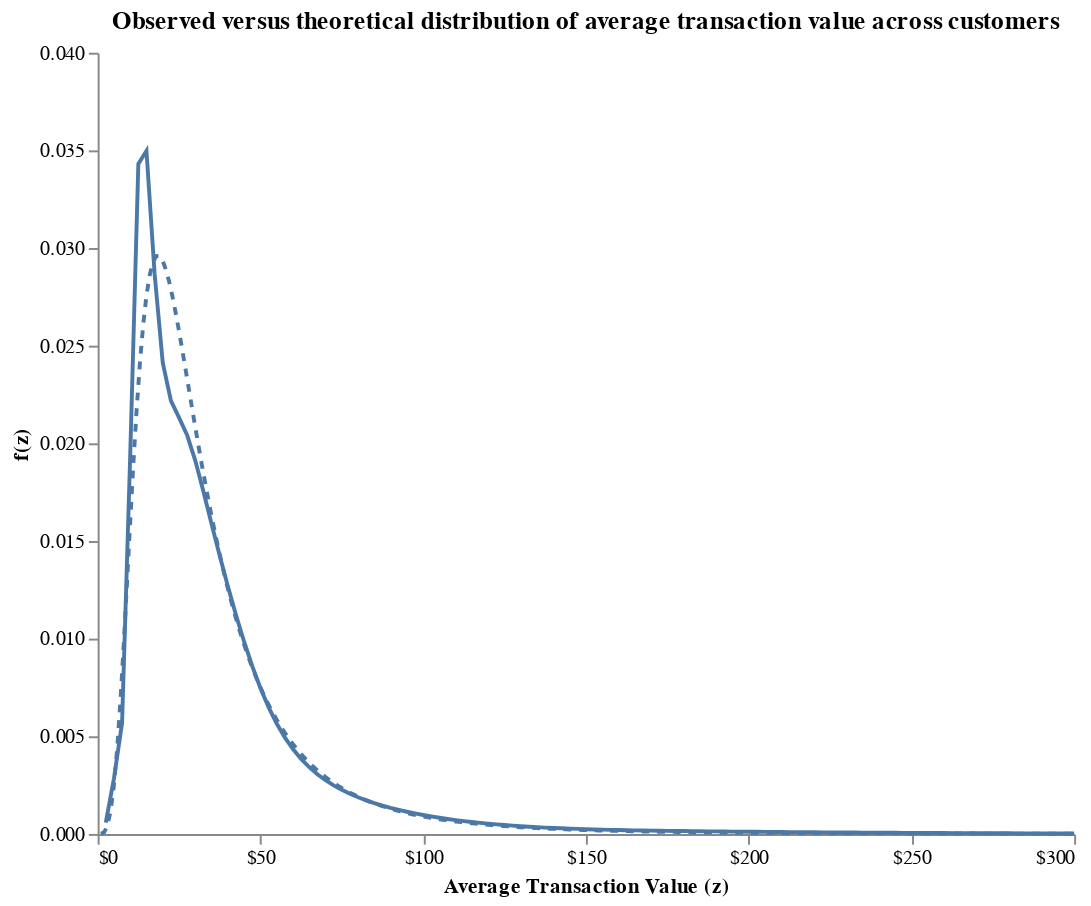

The code cell stored with this chart in its notebook:
### Code cell
est_dist_plot = (
    alt.Chart(pl.DataFrame({'Average Transaction Value (z)': np.arange(300) + 1, 'f(z)': g}))
    .mark_line(strokeDash=[4,4]).encode(
        x=alt.X('Average Transaction Value (z)', axis=alt.Axis(values=np.arange(0, 301, 50), labelExpr='"$"+datum.value')),
        y=alt.Y('f(z)', scale=alt.Scale(domain=[0, 0.04]))
    )
)

chart = act_dist_plot + est_dist_plot

chart.properties(
            width=500,
            height=400,
            title='Observed versus theoretical distribution of average transaction value across customers'
).configure_view(stroke=None).configure_axisY(grid=False).configure_axisX(grid=False)

### Figure 1 — Vega-Lite specification as saved in the notebook (floating-point values rounded to 4 significant figures; data arrays with more than 128 entries replaced by an {"elided": "..."} marker saying what was removed)
{"$schema": "https://vega.github.io/schema/vega-lite/v5.20.1.json", "config": {"axisX": {"grid": false}, "axisY": {"grid": false}, "view": {"continuousHeight": 300, "continuousWidth": 300, "stroke": null}}, "datasets": {"data-298484054f8bce20696d69235185dd02": {"elided": "300 records"}, "data-3a4a0a4c0ab66d29cafbd6122dcdc538": [{"Average Transaction Value (z)": 2.5, "f(z)": 0.000575}, {"Average Transaction Value (z)": 5, "f(z)": 0.002833}, {"Average Transaction Value (z)": 7.5, "f(z)": 0.005674}, {"Average Transaction Value (z)": 10, "f(z)": 0.01936}, {"Average Transaction Value (z)": 12.5, "f(z)": 0.03431}, {"Average Transaction Value (z)": 15, "f(z)": 0.03498}, {"Average Transaction Value (z)": 17.5, "f(z)": 0.02868}, {"Average Transaction Value (z)": 20, "f(z)": 0.02413}, {"Average Transaction Value (z)": 22.5, "f(z)": 0.02219}, {"Average Transaction Value (z)": 25, "f(z)": 0.02132}, {"Average Transaction Value (z)": 27.5, "f(z)": 0.02041}, {"Average Transaction Value (z)": 30, "f(z)": 0.01912}, {"Average Transaction Value (z)": 32.5, "f(z)": 0.01754}, {"Average Transaction Value (z)": 35, "f(z)": 0.01587}, {"Average Transaction Value (z)": 37.5, "f(z)": 0.01424}, {"Average Transaction Value (z)": 40, "f(z)": 0.01269}, {"Average Transaction Value (z)": 42.5, "f(z)": 0.01121}, {"Average Transaction Value (z)": 45, "f(z)": 0.009842}, {"Average Transaction Value (z)": 47.5, "f(z)": 0.008589}, {"Average Transaction Value (z)": 50, "f(z)": 0.00747}, {"Average Transaction Value (z)": 52.5, "f(z)": 0.006493}, {"Average Transaction Value (z)": 55, "f(z)": 0.005655}, {"Average Transaction Value (z)": 57.5, "f(z)": 0.004944}, {"Average Transaction Value (z)": 60, "f(z)": 0.004345}, {"Average Transaction Value (z)": 62.5, "f(z)": 0.003842}, {"Average Transaction Value (z)": 65, "f(z)": 0.003417}, {"Average Transaction Value (z)": 67.5, "f(z)": 0.003057}, {"Average Transaction Value (z)": 70, "f(z)": 0.00275}, {"Average Transaction Value (z)": 72.5, "f(z)": 0.002485}, {"Average Transaction Value (z)": 75, "f(z)": 0.002255}, {"Average Transaction Value (z)": 77.5, "f(z)": 0.002054}, {"Average Transaction Value (z)": 80, "f(z)": 0.001877}, {"Average Transaction Value (z)": 82.5, "f(z)": 0.00172}, {"Average Transaction Value (z)": 85, "f(z)": 0.001579}, {"Average Transaction Value (z)": 87.5, "f(z)": 0.001451}, {"Average Transaction Value (z)": 90, "f(z)": 0.001336}, {"Average Transaction Value (z)": 92.5, "f(z)": 0.001232}, {"Average Transaction Value (z)": 95, "f(z)": 0.001136}, {"Average Transaction Value (z)": 97.5, "f(z)": 0.001049}, {"Average Transaction Value (z)": 100, "f(z)": 0.0009688}, {"Average Transaction Value (z)": 102.5, "f(z)": 0.0008954}, {"Average Transaction Value (z)": 105, "f(z)": 0.000828}, {"Average Transaction Value (z)": 107.5, "f(z)": 0.0007662}, {"Average Transaction Value (z)": 110, "f(z)": 0.0007095}, {"Average Transaction Value (z)": 112.5, "f(z)": 0.0006575}, {"Average Transaction Value (z)": 115, "f(z)": 0.0006098}, {"Average Transaction Value (z)": 117.5, "f(z)": 0.0005661}, {"Average Transaction Value (z)": 120, "f(z)": 0.000526}, {"Average Transaction Value (z)": 122.5, "f(z)": 0.0004892}, {"Average Transaction Value (z)": 125, "f(z)": 0.0004556}, {"Average Transaction Value (z)": 127.5, "f(z)": 0.0004247}, {"Average Transaction Value (z)": 130, "f(z)": 0.0003965}, {"Average Transaction Value (z)": 132.5, "f(z)": 0.0003706}, {"Average Transaction Value (z)": 135, "f(z)": 0.000347}, {"Average Transaction Value (z)": 137.5, "f(z)": 0.0003254}, {"Average Transaction Value (z)": 140, "f(z)": 0.0003057}, {"Average Transaction Value (z)": 142.5, "f(z)": 0.0002878}, {"Average Transaction Value (z)": 145, "f(z)": 0.0002714}, {"Average Transaction Value (z)": 147.5, "f(z)": 0.0002566}, {"Average Transaction Value (z)": 150, "f(z)": 0.000243}, {"Average Transaction Value (z)": 152.5, "f(z)": 0.0002307}, {"Average Transaction Value (z)": 155, "f(z)": 0.0002196}, {"Average Transaction Value (z)": 157.5, "f(z)": 0.0002094}, {"Average Transaction Value (z)": 160, "f(z)": 0.0002}, {"Average Transaction Value (z)": 162.5, "f(z)": 0.0001915}, {"Average Transaction Value (z)": 165, "f(z)": 0.0001837}, {"Average Transaction Value (z)": 167.5, "f(z)": 0.0001765}, {"Average Transaction Value (z)": 170, "f(z)": 0.0001698}, {"Average Transaction Value (z)": 172.5, "f(z)": 0.0001636}, {"Average Transaction Value (z)": 175, "f(z)": 0.0001578}, {"Average Transaction Value (z)": 177.5, "f(z)": 0.0001523}, {"Average Transaction Value (z)": 180, "f(z)": 0.0001472}, {"Average Transaction Value (z)": 182.5, "f(z)": 0.0001422}, {"Average Transaction Value (z)": 185, "f(z)": 0.0001376}, {"Average Transaction Value (z)": 187.5, "f(z)": 0.000133}, {"Average Transaction Value (z)": 190, "f(z)": 0.0001287}, {"Average Transaction Value (z)": 192.5, "f(z)": 0.0001245}, {"Average Transaction Value (z)": 195, "f(z)": 0.0001204}, {"Average Transaction Value (z)": 197.5, "f(z)": 0.0001165}, {"Average Transaction Value (z)": 200, "f(z)": 0.0001126}, {"Average Transaction Value (z)": 202.5, "f(z)": 0.0001089}, {"Average Transaction Value (z)": 205, "f(z)": 0.0001052}, {"Average Transaction Value (z)": 207.5, "f(z)": 0.0001016}, {"Average Transaction Value (z)": 210, "f(z)": 9.812e-05}, {"Average Transaction Value (z)": 212.5, "f(z)": 9.471e-05}, {"Average Transaction Value (z)": 215, "f(z)": 9.137e-05}, {"Average Transaction Value (z)": 217.5, "f(z)": 8.812e-05}, {"Average Transaction Value (z)": 220, "f(z)": 8.494e-05}, {"Average Transaction Value (z)": 222.5, "f(z)": 8.184e-05}, {"Average Transaction Value (z)": 225, "f(z)": 7.882e-05}, {"Average Transaction Value (z)": 227.5, "f(z)": 7.588e-05}, {"Average Transaction Value (z)": 230, "f(z)": 7.302e-05}, {"Average Transaction Value (z)": 232.5, "f(z)": 7.023e-05}, {"Average Transaction Value (z)": 235, "f(z)": 6.752e-05}, {"Average Transaction Value (z)": 237.5, "f(z)": 6.489e-05}, {"Average Transaction Value (z)": 240, "f(z)": 6.234e-05}, {"Average Transaction Value (z)": 242.5, "f(z)": 5.986e-05}, {"Average Transaction Value (z)": 245, "f(z)": 5.746e-05}, {"Average Transaction Value (z)": 247.5, "f(z)": 5.513e-05}, {"Average Transaction Value (z)": 250, "f(z)": 5.288e-05}, {"Average Transaction Value (z)": 252.5, "f(z)": 5.07e-05}, {"Average Transaction Value (z)": 255, "f(z)": 4.859e-05}, {"Average Transaction Value (z)": 257.5, "f(z)": 4.655e-05}, {"Average Transaction Value (z)": 260, "f(z)": 4.458e-05}, {"Average Transaction Value (z)": 262.5, "f(z)": 4.268e-05}, {"Average Transaction Value (z)": 265, "f(z)": 4.084e-05}, {"Average Transaction Value (z)": 267.5, "f(z)": 3.907e-05}, {"Average Transaction Value (z)": 270, "f(z)": 3.737e-05}, {"Average Transaction Value (z)": 272.5, "f(z)": 3.572e-05}, {"Average Transaction Value (z)": 275, "f(z)": 3.413e-05}, {"Average Transaction Value (z)": 277.5, "f(z)": 3.261e-05}, {"Average Transaction Value (z)": 280, "f(z)": 3.114e-05}, {"Average Transaction Value (z)": 282.5, "f(z)": 2.972e-05}, {"Average Transaction Value (z)": 285, "f(z)": 2.837e-05}, {"Average Transaction Value (z)": 287.5, "f(z)": 2.706e-05}, {"Average Transaction Value (z)": 290, "f(z)": 2.58e-05}, {"Average Transaction Value (z)": 292.5, "f(z)": 2.46e-05}, {"Average Transaction Value (z)": 295, "f(z)": 2.344e-05}, {"Average Transaction Value (z)": 297.5, "f(z)": 2.233e-05}, {"Average Transaction Value (z)": 300, "f(z)": 2.126e-05}]}, "height": 400, "layer": [{"data": {"name": "data-3a4a0a4c0ab66d29cafbd6122dcdc538"}, "encoding": {"x": {"axis": {"labelExpr": "\"$\"+datum.value", "values": [0, 50, 100, 150, 200, 250, 300]}, "field": "Average Transaction Value (z)", "type": "quantitative"}, "y": {"field": "f(z)", "scale": {"domain": [0, 0.04]}, "type": "quantitative"}}, "mark": {"type": "line"}}, {"data": {"name": "data-298484054f8bce20696d69235185dd02"}, "encoding": {"x": {"axis": {"labelExpr": "\"$\"+datum.value", "values": [0, 50, 100, 150, 200, 250, 300]}, "field": "Average Transaction Value (z)", "type": "quantitative"}, "y": {"field": "f(z)", "scale": {"domain": [0, 0.04]}, "type": "quantitative"}}, "mark": {"strokeDash": [4, 4], "type": "line"}}], "title": "Observed versus theoretical distribution of average transaction value across customers", "width": 500}
